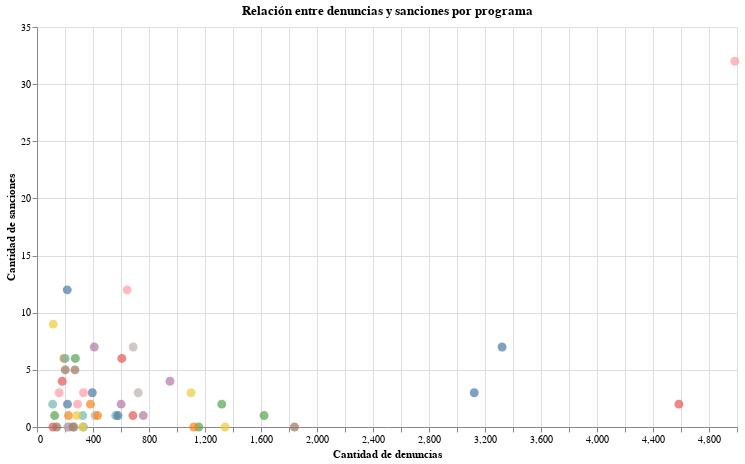

The code cell stored with this chart in its notebook:
### Code cell
# Comparar denuncias vs sanciones por programa
import pandas as pd
import altair as alt
from google.colab import files

# Subir archivo
uploaded = files.upload()

# Cargar base
df = pd.read_excel(next(iter(uploaded)))

# Renombrar columnas relevantes
df = df.rename(columns={
    'CANAL / CABLE ESTANDARIZADO': 'Canal',
    'Nº Denuncias': 'Denuncias',
    'Contenidos Denunciados': 'Contenido',
    'AÑO ': 'Año',
    'Programa': 'Programa',
    'Personaje': 'Sanción'
})

# Limpieza
df['Denuncias'] = pd.to_numeric(df['Denuncias'], errors='coerce')
df['Sanción'] = pd.to_numeric(df['Sanción'], errors='coerce').fillna(0)

# Agrupar por programa
agrupado = df.groupby(['Programa'])[['Denuncias', 'Sanción']].sum().reset_index()

# Filtrar programas con más de 100 denuncias para visualización clara
filtrado = agrupado[agrupado['Denuncias'] >= 100]

# Visualización
chart = alt.Chart(filtrado).mark_circle(size=80).encode(
    x=alt.X('Denuncias:Q', title='Cantidad de denuncias'),
    y=alt.Y('Sanción:Q', title='Cantidad de sanciones'),
    tooltip=['Programa', 'Denuncias', 'Sanción'],
    color=alt.Color('Programa:N', legend=None)
).properties(
    width=700,
    height=400,
    title='Relación entre denuncias y sanciones por programa'
)

chart

### Figure 1 — Vega-Lite specification as saved in the notebook (floating-point values rounded to 4 significant figures)
{"config": {"view": {"continuousWidth": 300, "continuousHeight": 300}}, "data": {"name": "data-036de04d8a9501907e7390732a3ccb68"}, "mark": {"type": "circle", "size": 80}, "encoding": {"color": {"field": "Programa", "legend": null, "type": "nominal"}, "tooltip": [{"field": "Programa", "type": "nominal"}, {"field": "Denuncias", "type": "quantitative"}, {"field": "Sanción", "type": "quantitative"}], "x": {"field": "Denuncias", "title": "Cantidad de denuncias", "type": "quantitative"}, "y": {"field": "Sanción", "title": "Cantidad de sanciones", "type": "quantitative"}}, "height": 400, "title": "Relación entre denuncias y sanciones por programa", "width": 700, "$schema": "https://vega.github.io/schema/vega-lite/v5.20.1.json", "datasets": {"data-036de04d8a9501907e7390732a3ccb68": [{"Programa": "24 Horas Central", "Denuncias": 3123.0, "Sanción": 3}, {"Programa": "24 Horas Medianoche", "Denuncias": 225.0, "Sanción": 1}, {"Programa": "Ahora Noticias", "Denuncias": 114.0, "Sanción": 0}, {"Programa": "Ahora Noticias Central", "Denuncias": 112.0, "Sanción": 2}, {"Programa": "Ahora Noticias, edición tarde", "Denuncias": 1155.0, "Sanción": 0}, {"Programa": "Amor a Prueba", "Denuncias": 116.0, "Sanción": 9}, {"Programa": "Bailando por un sueño</span", "Denuncias": 950.0, "Sanción": 4}, {"Programa": "Bienvenidos", "Denuncias": 4984.0, "Sanción": 32}, {"Programa": "Buenos Días a Todos", "Denuncias": 271.0, "Sanción": 5}, {"Programa": "Chilevisión Noticias Central", "Denuncias": 414.0, "Sanción": 1}, {"Programa": "Contigo en Directo", "Denuncias": 395.0, "Sanción": 3}, {"Programa": "Contigo en la Mañana", "Denuncias": 192.0, "Sanción": 6}, {"Programa": "Debate Presidencial", "Denuncias": 180.0, "Sanción": 4}, {"Programa": "Doble Tentación", "Denuncias": 202.0, "Sanción": 6}, {"Programa": "Festival de Viña", "Denuncias": 274.0, "Sanción": 6}, {"Programa": "Franja Electoral", "Denuncias": 1343.0, "Sanción": 0}, {"Programa": "Hazme Reir", "Denuncias": 225.0, "Sanción": 0}, {"Programa": "Hola Chile", "Denuncias": 332.0, "Sanción": 3}, {"Programa": "Informe Especial", "Denuncias": 202.0, "Sanción": 5}, {"Programa": "Killer Karaoke", "Denuncias": 265.0, "Sanción": 0}, {"Programa": "La Divina Comida", "Denuncias": 218.0, "Sanción": 2}, {"Programa": "La Mañana del CHV", "Denuncias": 382.0, "Sanción": 2}, {"Programa": "Las Gansas", "Denuncias": 685.0, "Sanción": 1}, {"Programa": "MUCHO GUSTO", "Denuncias": 562.0, "Sanción": 1}, {"Programa": "Mañaneros", "Denuncias": 126.0, "Sanción": 1}, {"Programa": "Meganoticias", "Denuncias": 1100.0, "Sanción": 3}, {"Programa": "Meganoticias Prime", "Denuncias": 601.0, "Sanción": 2}, {"Programa": "Mentiras Verdaderas", "Denuncias": 644.0, "Sanción": 12}, {"Programa": "Mi Barrio", "Denuncias": 1839.0, "Sanción": 0}, {"Programa": "Morandé con Compañía", "Denuncias": 221.0, "Sanción": 0}, {"Programa": "Mucho Gusto", "Denuncias": 3322.0, "Sanción": 7}, {"Programa": "Mucho Gusto</span", "Denuncias": 1120.0, "Sanción": 0}, {"Programa": "Muy Buenos Días", "Denuncias": 606.0, "Sanción": 6}, {"Programa": "No Abras la Puerta", "Denuncias": 332.0, "Sanción": 0}, {"Programa": "Pareja Perfecta", "Denuncias": 1320.0, "Sanción": 2}, {"Programa": "Políticamente Incorrecto", "Denuncias": 326.0, "Sanción": 0}, {"Programa": "Primer Plano", "Denuncias": 409.0, "Sanción": 7}, {"Programa": "SQP", "Denuncias": 290.0, "Sanción": 2}, {"Programa": "Spot Limón Soda", "Denuncias": 258.0, "Sanción": 0}, {"Programa": "Tele13 Central", "Denuncias": 723.0, "Sanción": 3}, {"Programa": "Tele13 Tarde", "Denuncias": 578.0, "Sanción": 1}, {"Programa": "Teletrece", "Denuncias": 433.0, "Sanción": 1}, {"Programa": "Teletrece Central", "Denuncias": 4585.0, "Sanción": 2}, {"Programa": "Teletrece Central</span", "Denuncias": 327.0, "Sanción": 1}, {"Programa": "Teletrece am", "Denuncias": 1622.0, "Sanción": 1}, {"Programa": "Teletrece, edición central", "Denuncias": 284.0, "Sanción": 1}, {"Programa": "Tolerancia Cero", "Denuncias": 759.0, "Sanción": 1}, {"Programa": "Tu Día", "Denuncias": 158.0, "Sanción": 3}, {"Programa": "Vamos Chilenos", "Denuncias": 141.0, "Sanción": 0}, {"Programa": "Vértigo", "Denuncias": 687.0, "Sanción": 7}, {"Programa": "¿Volverías con tu Ex?", "Denuncias": 216.0, "Sanción": 12}]}}
